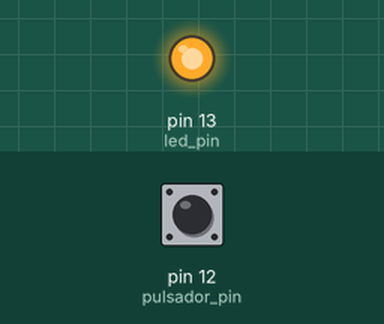
Simulated run of this sketch. Board: Arduino Uno, built with avr-gcc and run on an emulated ATmega328P. On the bench: output pins drawn as LEDs (lit = HIGH). The inputs (shaded band) are chosen by the test bench; at power-on: pin 12 (pulsador_pin) LOW.

Above: at 1.2 s.
1.3 s: pin 12 (pulsador_pin) pulled HIGH for 0.15 s
At 1.37 s:
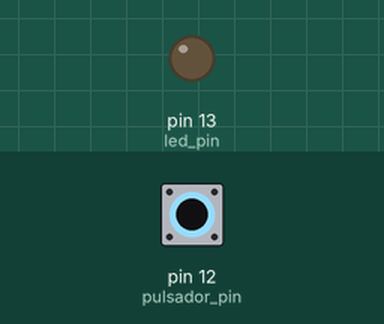
2.9 s: pin 12 (pulsador_pin) pulled HIGH for 3.2 s
At 7.4 s:
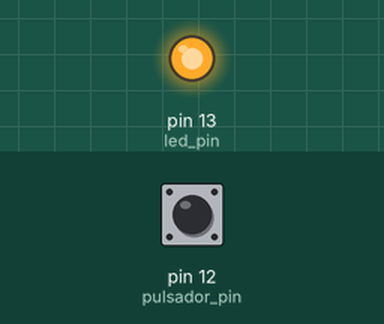
Timing chart, 0 to 8.9 s (numbered marks = the images above; inputs shaded):
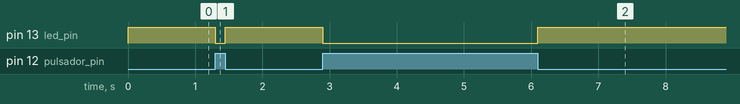

Measured:
- after the input at 1.3 s, pin 13 (led_pin): HIGH → LOW at once, → HIGH 0.15 s later
- after the input at 2.9 s, pin 13 (led_pin): HIGH → LOW at once, → HIGH 3.2 s later

The sketch:

pullup_pulsador.ino
```cpp
// Autor: matematicasdeinstituto
// Web  : https://github.com/matematicasdeinstituto/arduino

// Conexiones
// OBSERVAR: constexpr en lugar de const, como en el ejemplo de Arduino.
constexpr int led_pin      = 13;
constexpr int pulsador_pin = 12;

// variable global!!! EVITARLAS!!!
// Arduino fomenta el uso de variables globales, lo cual está totalmente
// desaconsejado por los problemas que generan.
int no_pulsado = HIGH; // sin pulsar ¿por qué HIGH y no LOW? Mira el circuito.

void setup()
{
    // inicializamose el LED como pin de salida, mientras que el
    // pulsador como pin de entrada
    pinMode(led_pin, OUTPUT);
    pinMode(pulsador_pin, INPUT);
}

void loop()
{
    // leemos el potencial del pin: puede ser 0 (0 voltios)  ó 1 (5 Voltios)
    no_pulsado = digitalRead(pulsador_pin);

    // OBSERVAR: el ejemplo de Arduino pone el digitalWrite dentro de llaves {}.
    // Si solo se quiere ejecutar una sola línea eso no es necesario.
    // De hecho, suele ser más fácil de leer no poner las llaves que ponerlas,
    // pero a gusto de consumidor.
    // Si lo que quieres ejecutar dentro del if tiene más de 1 instrucción,
    // ponlo todo entre llaves, sino solo ejecutaría la primera instrucción
    // siendo el programa erróneo.
    if (no_pulsado)
        digitalWrite(led_pin, LOW);

    else
        digitalWrite(led_pin, HIGH);
}
```
